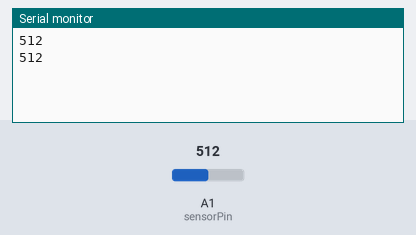
The sketch below on a simulated Arduino Uno, built with avr-gcc and run on an emulated ATmega328P. On the bench: the last lines printed to the serial monitor. Inputs (shaded band) come from the test bench; at power-on: A1 (sensorPin) = 512.

Above: at 1.8 s.
1.9 s: A1 (sensorPin) set to 716
At 2.4 s:
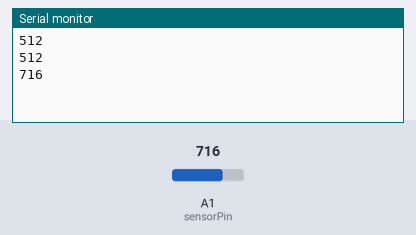
3.4 s: A1 (sensorPin) set to 900
At 4.8 s:
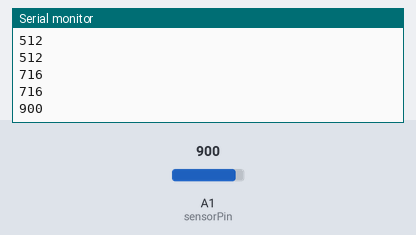
Timing chart, 0 to 6.4 s (numbered marks = the images above; inputs shaded):
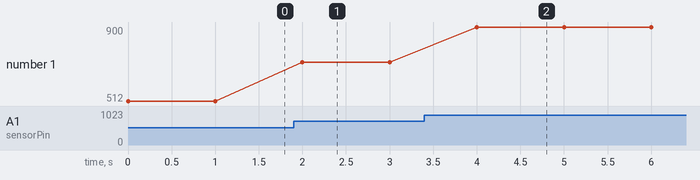

Measured:
- after the input at 1.9 s, the serial monitor: prints a new line after 0.10 s (image 1)
- after the input at 3.4 s, the serial monitor: prints a new line after 0.60 s (image 2)
- plotted number 1: 512 → 716 after the input at 1.9 s, 716 → 900 after the input at 3.4 s

The sketch:

session2_i.ino
```cpp
// method reads the value of sensorPin, and prints the value to the console. Also prints the lux value

// setup constants
const int sensorPin = 1; // connect sensor to analog input 1

void setup (){
  Serial.begin(115200); // initialize Serial
}

void loop(){
  // reads the value from the LDR
  int anRead = analogRead(sensorPin);

  // prints the value to the console
  Serial.println(anRead);

  // prints value of lux to console
  // double lux = pow(10, (-0.0021*anRead + 5.1431 - 5.7747)/(-0.7757));
  // Serial.println(lux);

  // waits a second
  delay(1000);
}
```
